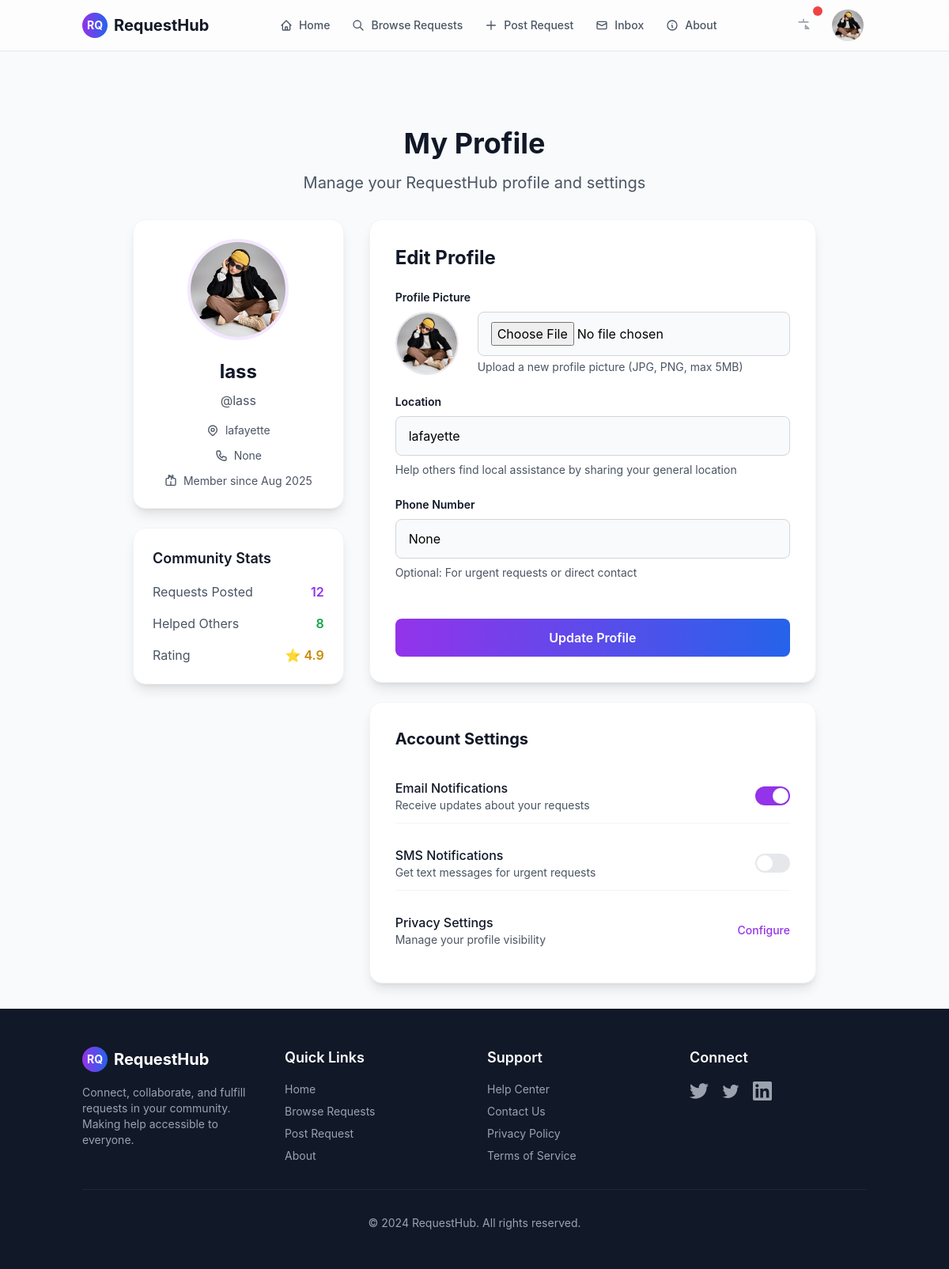
The page /profile (signed in) on the database its author committed.
### user/models.py (models this page shows, shortened)
class UserProfile(models.Model):
    user = models.OneToOneField(User, on_delete=models.CASCADE, primary_key=True)
    location = models.CharField(max_length=100, blank=True, null=True)
    phone_number = models.CharField(max_length=15, blank=True, null=True)
    profile_picture = models.ImageField(upload_to='profile_pictures/', blank=True, null=True)

### user/views.py (the view)
# urls.py: path('profile', profile_view, name='profile'),
@login_required
def profile_view(request):
    if request.method == "POST":
        user_profile = UserProfile.objects.get(user=request.user)
        user_profile.location = request.POST.get("location", user_profile.location)
        user_profile.phone_number = request.POST.get("phone_number", user_profile.phone_number)
        if 'profile_picture' in request.FILES:
            user_profile.profile_picture = request.FILES['profile_picture']
        user_profile.save()
        messages.success(request, "Profile updated successfully.")
    else:
        user_profile = UserProfile.objects.get(user=request.user)
    return render(request, "user/profile.html", {"user": request.user, "profile": user_profile})

### user/templates/user/profile.html (shortened to what this page needs)
{% extends "aid/base.html" %}
{% block content %}
<main class="py-8">
    <div class="container mx-auto px-4 max-w-4xl">
        <div class="text-center mb-8">
            <h1 class="text-3xl md:text-4xl font-bold text-gray-900 mb-4">My Profile</h1>
            <p class="text-xl text-gray-600">Manage your RequestHub profile and settings</p>
        </div>
        <div class="grid grid-cols-1 lg:grid-cols-3 gap-8">
            <div class="lg:col-span-1">
                <div class="bg-white rounded-2xl shadow-lg border border-gray-100 p-6 text-center">
                    <div class="mb-6">
                        {% if profile.profile_picture %}
                            <img src="{{ profile.profile_picture.url }}" alt="Profile picture"
                                 class="w-32 h-32 rounded-full object-cover mx-auto border-4 border-purple-100">
                        {% else %}
                            <div class="w-32 h-32 rounded-full bg-gradient-to-r from-purple-500 to-blue-500 flex items-center justify-center text-white font-bold text-4xl mx-auto border-4 border-purple-100">
                                {{ user.username|first|upper }}
                            </div>
                        {% endif %}
                    </div>
                    <h2 class="text-2xl font-bold text-gray-900 mb-2">{{ user.get_full_name|default:user.username }}</h2>
                    <p class="text-gray-600 mb-4">@{{ user.username }}</p>
                    <div class="space-y-3 text-sm">
                        {% if profile.location %}
                            <div class="flex items-center justify-center text-gray-600">
                                {{ profile.location }}
                            </div>
                        {% endif %}
                        {% if profile.phone_number %}
                            <div class="flex items-center justify-center text-gray-600">
                                {{ profile.phone_number }}
                            </div>
                        {% endif %}
                        <div class="flex items-center justify-center text-gray-600">
                            Member since {{ user.date_joined|date:"M Y" }}
                        </div>
                    </div>
                </div>
                <div class="mt-6 bg-white rounded-2xl shadow-lg border border-gray-100 p-6">
                    <h3 class="text-lg font-semibold text-gray-900 mb-4">Community Stats</h3>
                    <div class="space-y-4">
                        <div class="flex justify-between items-center">
                            <span class="text-gray-600">Requests Posted</span>
                            <span class="font-semibold text-purple-600">12</span>
                        </div>
                        <div class="flex justify-between items-center">
                            <span class="text-gray-600">Helped Others</span>
                            <span class="font-semibold text-green-600">8</span>
                        </div>
                        <div class="flex justify-between items-center">
                            <span class="text-gray-600">Rating</span>
                            <span class="font-semibold text-yellow-600">⭐ 4.9</span>
                        </div>
                    </div>
                </div>
            </div>
            <div class="lg:col-span-2">
                <div class="bg-white rounded-2xl shadow-lg border border-gray-100 p-8">
                    <h3 class="text-2xl font-bold text-gray-900 mb-6">Edit Profile</h3>
                    <form method="POST" enctype="multipart/form-data" class="space-y-6">
                        <div class="space-y-2">
                            <label class="block text-sm font-semibold text-gray-900">Profile Picture</label>
                            <div class="flex items-center space-x-6">
                                <div class="flex-shrink-0">
                                    {% if profile.profile_picture %}
                                        <img id="profile-preview" src="{{ profile.profile_picture.url }}" alt="Profile"
                                             class="w-20 h-20 rounded-full object-cover border-2 border-gray-200">
                                    {% else %}
                                        <div id="profile-preview" class="w-20 h-20 rounded-full bg-gradient-to-r from-purple-500 to-blue-500 flex items-center justify-center text-white font-bold text-xl border-2 border-gray-200">
                                            {{ user.username|first|upper }}
                                        </div>
                                    {% endif %}
                                </div>
                                <div class="flex-1">
                                    <input type="file" name="profile_picture" id="profile_picture" accept="image/*"
                                           class="w-full px-4 py-3 border border-gray-300 rounded-lg focus:ring-2 focus:ring-purple-500 focus:border-transparent transition-colors bg-gray-50 focus:bg-white">
                                    <p class="text-sm text-gray-600 mt-1">Upload a new profile picture (JPG, PNG, max 5MB)</p>
                                </div>
                            </div>
                        </div>
                        <div class="space-y-2">
                            <label for="location" class="block text-sm font-semibold text-gray-900">Location</label>
                            <input type="text" name="location" id="location" value="{{ profile.location }}"
                                   class="w-full px-4 py-3 border border-gray-300 rounded-lg focus:ring-2 focus:ring-purple-500 focus:border-transparent transition-colors bg-gray-50 focus:bg-white"
                                   placeholder="Enter your city or region">
                            <p class="text-sm text-gray-600">Help others find local assistance by sharing your general location</p>
                        </div>
                        <div class="space-y-2">
                            <label for="phone_number" class="block text-sm font-semibold text-gray-900">Phone Number</label>
                            <input type="text" name="phone_number" id="phone_number" value="{{ profile.phone_number }}"
                                   class="w-full px-4 py-3 border border-gray-300 rounded-lg focus:ring-2 focus:ring-purple-500 focus:border-transparent transition-colors bg-gray-50 focus:bg-white"
                                   placeholder="Your phone number (optional)">
                            <p class="text-sm text-gray-600">Optional: For urgent requests or direct contact</p>
                        </div>
                        <div class="pt-6">
                            <button type="submit"
                                    class="w-full px-6 py-3 bg-gradient-to-r from-purple-600 to-blue-600 text-white font-semibold rounded-lg hover:from-purple-700 hover:to-blue-700 focus:ring-4 focus:ring-purple-200 transition-all duration-300 btn-hover">
                                Update Profile
                            </button>
                        </div>
                    </form>
                </div>
                <div class="mt-6 bg-white rounded-2xl shadow-lg border border-gray-100 p-8">
                    <h3 class="text-xl font-bold text-gray-900 mb-6">Account Settings</h3>
                    <div class="space-y-4">
                        <div class="flex justify-between items-center py-3 border-b border-gray-100">
                            <div>
                                <h4 class="font-medium text-gray-900">Email Notifications</h4>
                                <p class="text-sm text-gray-600">Receive updates about your requests</p>
                            </div>
                            <label class="relative inline-flex items-center cursor-pointer">
                                <div class="w-11 h-6 bg-gray-200 peer-focus:outline-none peer-focus:ring-4 peer-focus:ring-purple-300 rounded-full peer peer-checked:after:translate-x-full peer-checked:after:border-white after:content-[''] after:absolute after:top-[2px] after:left-[2px] after:bg-white after:rounded-full after:h-5 after:w-5 after:transition-all peer-checked:bg-purple-600"></div>
                            </label>
                        </div>
                        <div class="flex justify-between items-center py-3 border-b border-gray-100">
                            <div>
                                <h4 class="font-medium text-gray-900">SMS Notifications</h4>
                                <p class="text-sm text-gray-600">Get text messages for urgent requests</p>
                            </div>
                            <label class="relative inline-flex items-center cursor-pointer">
                                <div class="w-11 h-6 bg-gray-200 peer-focus:outline-none peer-focus:ring-4 peer-focus:ring-purple-300 rounded-full peer peer-checked:after:translate-x-full peer-checked:after:border-white after:content-[''] after:absolute after:top-[2px] after:left-[2px] after:bg-white after:rounded-full after:h-5 after:w-5 after:transition-all peer-checked:bg-purple-600"></div>
                            </label>
                        </div>
                        <div class="flex justify-between items-center py-3">
                            <div>
                                <h4 class="font-medium text-gray-900">Privacy Settings</h4>
                                <p class="text-sm text-gray-600">Manage your profile visibility</p>
                            </div>
                            <button class="text-purple-600 hover:text-purple-700 font-medium text-sm">
                                Configure
                            </button>
                        </div>
                    </div>
                </div>
            </div>
        </div>
    </div>
</main>
{% endblock %}

### aid/templates/aid/components/navbar.html (shortened to what this page needs)
{% load static %}
<nav class="sticky top-0 z-50 w-full border-b bg-white/95 backdrop-blur supports-[backdrop-filter]:bg-white/60">
    <div class="container mx-auto px-4">
        <div class="flex h-16 items-center justify-between">
            <a href="{% url 'aid:home' %}" class="flex items-center space-x-2">
                <div class="h-8 w-8 rounded-full bg-gradient-to-r from-purple-600 to-blue-600 flex items-center justify-center">
                    <span class="text-white font-bold text-sm">RQ</span>
                </div>
                <span class="font-bold text-xl text-gray-900">RequestHub</span>
            </a>
            <div class="hidden md:flex items-center space-x-1">
                <a href="{% url 'aid:home' %}"
                   class="flex items-center space-x-2 px-3 py-2 rounded-md text-sm font-medium transition-colors {% if request.resolver_match.url_name == 'home' %}bg-purple-100 text-purple-700{% else %}text-gray-600 hover:text-gray-900 hover:bg-gray-100{% endif %}">
                    <svg class="h-4 w-4" fill="none" stroke="currentColor" viewBox="0 0 24 24">
                        <path stroke-linecap="round" stroke-linejoin="round" stroke-width="2" d="M3 12l2-2m0 0l7-7 7 7M5 10v10a1 1 0 001 1h3m10-11l2 2m-2-2v10a1 1 0 01-1 1h-3m-6 0a1 1 0 001-1v-4a1 1 0 011-1h2a1 1 0 011 1v4a1 1 0 001 1m-6 0h6"></path>
                    </svg>
                    <span>Home</span>
                </a>
                <a href="{% url 'aid:requests' %}"
                   class="flex items-center space-x-2 px-3 py-2 rounded-md text-sm font-medium transition-colors {% if request.resolver_match.url_name == 'requests' %}bg-purple-100 text-purple-700{% else %}text-gray-600 hover:text-gray-900 hover:bg-gray-100{% endif %}">
                    <svg class="h-4 w-4" fill="none" stroke="currentColor" viewBox="0 0 24 24">
                        <path stroke-linecap="round" stroke-linejoin="round" stroke-width="2" d="M21 21l-6-6m2-5a7 7 0 11-14 0 7 7 0 0114 0z"></path>
                    </svg>
                    <span>Browse Requests</span>
                </a>
                <a href="{% url 'aid:post_request' %}"
                   class="flex items-center space-x-2 px-3 py-2 rounded-md text-sm font-medium transition-colors {% if request.resolver_match.url_name == 'post_request' %}bg-purple-100 text-purple-700{% else %}text-gray-600 hover:text-gray-900 hover:bg-gray-100{% endif %}">
                    <svg class="h-4 w-4" fill="none" stroke="currentColor" viewBox="0 0 24 24">
                        <path stroke-linecap="round" stroke-linejoin="round" stroke-width="2" d="M12 4v16m8-8H4"></path>
                    </svg>
                    <span>Post Request</span>
                </a>
                <a href="{% url 'conversation:inbox'%}"
                   class="flex items-center space-x-2 px-3 py-2 rounded-md text-sm font-medium transition-colors text-gray-600 hover:text-gray-900 hover:bg-gray-100">
                    <svg class="h-4 w-4" fill="none" stroke="currentColor" viewBox="0 0 24 24">
                        <path stroke-linecap="round" stroke-linejoin="round" stroke-width="2" d="M3 8l7.89 4.26a2 2 0 002.22 0L21 8M5 19h14a2 2 0 002-2V7a2 2 0 00-2-2H5a2 2 0 00-2 2v10a2 2 0 002 2z"></path>
                    </svg>
                    <span>Inbox</span>
                </a>
                <a href="#"
                   class="flex items-center space-x-2 px-3 py-2 rounded-md text-sm font-medium transition-colors text-gray-600 hover:text-gray-900 hover:bg-gray-100">
                    <svg class="h-4 w-4" fill="none" stroke="currentColor" viewBox="0 0 24 24">
                        <path stroke-linecap="round" stroke-linejoin="round" stroke-width="2" d="M13 16h-1v-4h-1m1-4h.01M21 12a9 9 0 11-18 0 9 9 0 0118 0z"></path>
                    </svg>
                    <span>About</span>
                </a>
            </div>
            <div class="flex items-center space-x-3">
                <button class="relative inline-flex items-center justify-center w-10 h-10 text-gray-400 hover:text-gray-600 rounded-full hover:bg-gray-100 transition-colors">
                    <svg class="h-5 w-5" fill="none" stroke="currentColor" viewBox="0 0 24 24">
                        <path stroke-linecap="round" stroke-linejoin="round" stroke-width="2" d="M15 17h5l-5-5v5zM12 3v4m0 0V3m0 4h7m-7 0H5"></path>
                    </svg>
                    <span class="absolute -top-1 -right-1 h-3 w-3 bg-red-500 rounded-full"></span>
                </button>
                <div class="relative" x-data="{ open: false }">
                    <button @click="open = !open" class="flex items-center text-sm rounded-full hover:bg-gray-100 p-1 transition-colors">
                        <img class="h-10 w-10 rounded-full object-cover" src="{{profilee.profile_picture.url}}" alt="User">
                    </button>
                </div>
            </div>
        </div>
    </div>
</nav>

### aid/templates/aid/base.html (style rules this page uses)
* { transition: background-color 0.2s ease, border-color 0.2s ease, color 0.2s ease; }

### rows shown on the page
UserProfile: profile_picture (picture), location "lafayette", phone_number "None"

### other values the page prints
{{ user.get_full_name|default:user.username }} "lass"
{{ user.username }} "lass"
{{ user.date_joined|date:"M Y" }} "Aug 2025"
